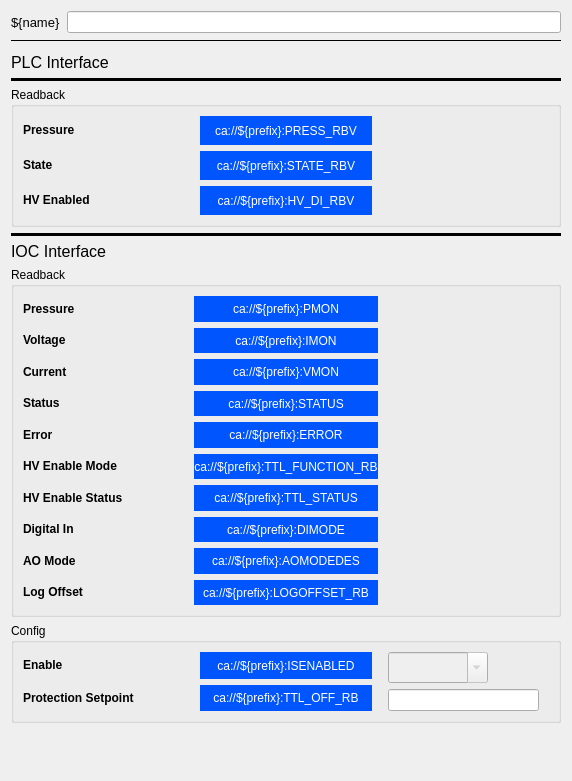
<?xml version="1.0" encoding="UTF-8"?>
<ui version="4.0">
 <class>Form</class>
 <widget class="QWidget" name="Form">
  <property name="geometry">
   <rect>
    <x>0</x>
    <y>0</y>
    <width>572</width>
    <height>781</height>
   </rect>
  </property>
  <property name="sizePolicy">
   <sizepolicy hsizetype="Preferred" vsizetype="Preferred">
    <horstretch>0</horstretch>
    <verstretch>0</verstretch>
   </sizepolicy>
  </property>
  <property name="windowTitle">
   <string>Form</string>
  </property>
  <layout class="QVBoxLayout" name="verticalLayout_4">
   <item>
    <layout class="QHBoxLayout" name="horizontalLayout_2">
     <item>
      <widget class="PyDMLabel" name="PyDMLabel_10">
       <property name="maximumSize">
        <size>
         <width>16777215</width>
         <height>40</height>
        </size>
       </property>
       <property name="font">
        <font>
         <pointsize>10</pointsize>
        </font>
       </property>
       <property name="toolTip">
        <string/>
       </property>
       <property name="text">
        <string>${name}</string>
       </property>
      </widget>
     </item>
     <item>
      <widget class="PyDMLineEdit" name="PyDMLineEdit_2">
       <property name="toolTip">
        <string/>
       </property>
      </widget>
     </item>
    </layout>
   </item>
   <item>
    <widget class="Line" name="line_4">
     <property name="frameShadow">
      <enum>QFrame::Plain</enum>
     </property>
     <property name="lineWidth">
      <number>1</number>
     </property>
     <property name="orientation">
      <enum>Qt::Horizontal</enum>
     </property>
    </widget>
   </item>
   <item>
    <spacer name="verticalSpacer_2">
     <property name="orientation">
      <enum>Qt::Vertical</enum>
     </property>
     <property name="sizeType">
      <enum>QSizePolicy::Fixed</enum>
     </property>
     <property name="sizeHint" stdset="0">
      <size>
       <width>20</width>
       <height>5</height>
      </size>
     </property>
    </spacer>
   </item>
   <item>
    <widget class="PyDMLabel" name="PyDMLabel">
     <property name="maximumSize">
      <size>
       <width>16777215</width>
       <height>40</height>
      </size>
     </property>
     <property name="font">
      <font>
       <pointsize>12</pointsize>
      </font>
     </property>
     <property name="toolTip">
      <string/>
     </property>
     <property name="text">
      <string>PLC Interface</string>
     </property>
    </widget>
   </item>
   <item>
    <widget class="Line" name="line_3">
     <property name="frameShadow">
      <enum>QFrame::Plain</enum>
     </property>
     <property name="lineWidth">
      <number>3</number>
     </property>
     <property name="orientation">
      <enum>Qt::Horizontal</enum>
     </property>
    </widget>
   </item>
   <item>
    <widget class="QGroupBox" name="groupBox">
     <property name="minimumSize">
      <size>
       <width>0</width>
       <height>140</height>
      </size>
     </property>
     <property name="title">
      <string>Readback</string>
     </property>
     <layout class="QVBoxLayout" name="verticalLayout">
      <item>
       <layout class="QHBoxLayout" name="horizontalLayout_4" stretch="1,1,1">
        <item>
         <layout class="QVBoxLayout" name="verticalLayout_11">
          <item>
           <widget class="PyDMLabel" name="PyDMLabel_6">
            <property name="toolTip">
             <string/>
            </property>
            <property name="text">
             <string>&lt;html&gt;&lt;head/&gt;&lt;body&gt;&lt;p&gt;&lt;span style=&quot; font-weight:600;&quot;&gt;Pressure&lt;/span&gt;&lt;/p&gt;&lt;/body&gt;&lt;/html&gt;</string>
            </property>
            <property name="textFormat">
             <enum>Qt::RichText</enum>
            </property>
           </widget>
          </item>
          <item>
           <widget class="PyDMLabel" name="PyDMLabel_7">
            <property name="toolTip">
             <string/>
            </property>
            <property name="text">
             <string>&lt;html&gt;&lt;head/&gt;&lt;body&gt;&lt;p&gt;&lt;span style=&quot; font-weight:600;&quot;&gt;State&lt;/span&gt;&lt;/p&gt;&lt;/body&gt;&lt;/html&gt;</string>
            </property>
            <property name="textFormat">
             <enum>Qt::RichText</enum>
            </property>
           </widget>
          </item>
          <item>
           <widget class="PyDMLabel" name="PyDMLabel_8">
            <property name="toolTip">
             <string/>
            </property>
            <property name="text">
             <string>&lt;html&gt;&lt;head/&gt;&lt;body&gt;&lt;p&gt;&lt;span style=&quot; font-weight:600;&quot;&gt;HV Enabled&lt;/span&gt;&lt;/p&gt;&lt;/body&gt;&lt;/html&gt;</string>
            </property>
            <property name="textFormat">
             <enum>Qt::RichText</enum>
            </property>
           </widget>
          </item>
         </layout>
        </item>
        <item>
         <layout class="QVBoxLayout" name="verticalLayout_12">
          <item>
           <widget class="PyDMLabel" name="PLC_Pressure_2">
            <property name="toolTip">
             <string/>
            </property>
            <property name="styleSheet">
             <string notr="true">background-color: rgb(0, 85, 255);
color: rgb(255, 255, 255);</string>
            </property>
            <property name="text">
             <string>ca://${prefix}:PRESS_RBV</string>
            </property>
            <property name="alignment">
             <set>Qt::AlignCenter</set>
            </property>
            <property name="precisionFromPV">
             <bool>true</bool>
            </property>
            <property name="channel">
             <string>ca://${prefix}:PRESS_RBV</string>
            </property>
            <property name="displayFormat">
             <enum>PyDMLabel::Exponential</enum>
            </property>
           </widget>
          </item>
          <item>
           <widget class="PyDMLabel" name="PLC_State_2">
            <property name="toolTip">
             <string/>
            </property>
            <property name="styleSheet">
             <string notr="true">background-color: rgb(0, 85, 255);
color: rgb(255, 255, 255);</string>
            </property>
            <property name="text">
             <string>ca://${prefix}:STATE_RBV</string>
            </property>
            <property name="alignment">
             <set>Qt::AlignCenter</set>
            </property>
            <property name="channel">
             <string>ca://${prefix}:STATE_RBV</string>
            </property>
           </widget>
          </item>
          <item>
           <widget class="PyDMLabel" name="PLC_HV_DI_2">
            <property name="toolTip">
             <string/>
            </property>
            <property name="styleSheet">
             <string notr="true">background-color: rgb(0, 85, 255);
color: rgb(255, 255, 255);</string>
            </property>
            <property name="text">
             <string>ca://${prefix}:HV_DI_RBV</string>
            </property>
            <property name="alignment">
             <set>Qt::AlignCenter</set>
            </property>
            <property name="channel">
             <string>ca://${prefix}:HV_DI_RBV</string>
            </property>
           </widget>
          </item>
         </layout>
        </item>
        <item>
         <layout class="QVBoxLayout" name="verticalLayout_13">
          <item>
           <widget class="PyDMLabel" name="PyDMLabel_4">
            <property name="toolTip">
             <string/>
            </property>
            <property name="text">
             <string/>
            </property>
            <property name="alignment">
             <set>Qt::AlignCenter</set>
            </property>
           </widget>
          </item>
          <item>
           <widget class="PyDMLabel" name="PyDMLabel_5">
            <property name="toolTip">
             <string/>
            </property>
            <property name="text">
             <string/>
            </property>
            <property name="alignment">
             <set>Qt::AlignCenter</set>
            </property>
           </widget>
          </item>
          <item>
           <widget class="PyDMLabel" name="PyDMLabel_3">
            <property name="toolTip">
             <string/>
            </property>
            <property name="text">
             <string/>
            </property>
            <property name="alignment">
             <set>Qt::AlignCenter</set>
            </property>
           </widget>
          </item>
         </layout>
        </item>
       </layout>
      </item>
     </layout>
    </widget>
   </item>
   <item>
    <widget class="Line" name="line">
     <property name="frameShadow">
      <enum>QFrame::Plain</enum>
     </property>
     <property name="lineWidth">
      <number>3</number>
     </property>
     <property name="orientation">
      <enum>Qt::Horizontal</enum>
     </property>
    </widget>
   </item>
   <item>
    <widget class="PyDMLabel" name="PyDMLabel_2">
     <property name="maximumSize">
      <size>
       <width>16777215</width>
       <height>40</height>
      </size>
     </property>
     <property name="font">
      <font>
       <pointsize>12</pointsize>
      </font>
     </property>
     <property name="toolTip">
      <string/>
     </property>
     <property name="text">
      <string>IOC Interface</string>
     </property>
    </widget>
   </item>
   <item>
    <widget class="QGroupBox" name="groupBox_2">
     <property name="minimumSize">
      <size>
       <width>0</width>
       <height>350</height>
      </size>
     </property>
     <property name="title">
      <string>Readback</string>
     </property>
     <layout class="QVBoxLayout" name="verticalLayout_2">
      <item>
       <layout class="QHBoxLayout" name="horizontalLayout_5" stretch="1,1,1">
        <property name="sizeConstraint">
         <enum>QLayout::SetDefaultConstraint</enum>
        </property>
        <item>
         <layout class="QVBoxLayout" name="verticalLayout_14">
          <item>
           <widget class="PyDMLabel" name="PyDMLabel_12">
            <property name="toolTip">
             <string/>
            </property>
            <property name="text">
             <string>&lt;html&gt;&lt;head/&gt;&lt;body&gt;&lt;p&gt;&lt;span style=&quot; font-weight:600;&quot;&gt;Pressure&lt;/span&gt;&lt;/p&gt;&lt;/body&gt;&lt;/html&gt;</string>
            </property>
            <property name="textFormat">
             <enum>Qt::RichText</enum>
            </property>
           </widget>
          </item>
          <item>
           <widget class="PyDMLabel" name="PyDMLabel_33">
            <property name="toolTip">
             <string/>
            </property>
            <property name="text">
             <string notr="true">&lt;html&gt;&lt;head/&gt;&lt;body&gt;&lt;p&gt;&lt;span style=&quot; font-weight:600;&quot;&gt;Voltage&lt;/span&gt;&lt;/p&gt;&lt;/body&gt;&lt;/html&gt;</string>
            </property>
            <property name="textFormat">
             <enum>Qt::RichText</enum>
            </property>
           </widget>
          </item>
          <item>
           <widget class="PyDMLabel" name="PyDMLabel_34">
            <property name="toolTip">
             <string/>
            </property>
            <property name="text">
             <string>&lt;html&gt;&lt;head/&gt;&lt;body&gt;&lt;p&gt;&lt;span style=&quot; font-weight:600;&quot;&gt;Current&lt;/span&gt;&lt;/p&gt;&lt;/body&gt;&lt;/html&gt;</string>
            </property>
            <property name="textFormat">
             <enum>Qt::RichText</enum>
            </property>
           </widget>
          </item>
          <item>
           <widget class="PyDMLabel" name="PyDMLabel_13">
            <property name="toolTip">
             <string/>
            </property>
            <property name="text">
             <string>&lt;html&gt;&lt;head/&gt;&lt;body&gt;&lt;p&gt;&lt;span style=&quot; font-weight:600;&quot;&gt;Status&lt;/span&gt;&lt;/p&gt;&lt;/body&gt;&lt;/html&gt;</string>
            </property>
            <property name="textFormat">
             <enum>Qt::RichText</enum>
            </property>
           </widget>
          </item>
          <item>
           <widget class="PyDMLabel" name="PyDMLabel_15">
            <property name="toolTip">
             <string/>
            </property>
            <property name="text">
             <string>&lt;html&gt;&lt;head/&gt;&lt;body&gt;&lt;p&gt;&lt;span style=&quot; font-weight:600;&quot;&gt;Error&lt;/span&gt;&lt;/p&gt;&lt;/body&gt;&lt;/html&gt;</string>
            </property>
            <property name="textFormat">
             <enum>Qt::RichText</enum>
            </property>
           </widget>
          </item>
          <item>
           <widget class="PyDMLabel" name="PyDMLabel_47">
            <property name="toolTip">
             <string/>
            </property>
            <property name="text">
             <string>&lt;html&gt;&lt;head/&gt;&lt;body&gt;&lt;p&gt;&lt;span style=&quot; font-weight:600;&quot;&gt;HV Enable Mode&lt;/span&gt;&lt;/p&gt;&lt;/body&gt;&lt;/html&gt;</string>
            </property>
            <property name="textFormat">
             <enum>Qt::RichText</enum>
            </property>
           </widget>
          </item>
          <item>
           <widget class="PyDMLabel" name="PyDMLabel_48">
            <property name="toolTip">
             <string/>
            </property>
            <property name="text">
             <string>&lt;html&gt;&lt;head/&gt;&lt;body&gt;&lt;p&gt;&lt;span style=&quot; font-weight:600;&quot;&gt;HV Enable Status&lt;/span&gt;&lt;/p&gt;&lt;/body&gt;&lt;/html&gt;</string>
            </property>
            <property name="textFormat">
             <enum>Qt::RichText</enum>
            </property>
           </widget>
          </item>
          <item>
           <widget class="PyDMLabel" name="PyDMLabel_49">
            <property name="toolTip">
             <string/>
            </property>
            <property name="text">
             <string>&lt;html&gt;&lt;head/&gt;&lt;body&gt;&lt;p&gt;&lt;span style=&quot; font-weight:600;&quot;&gt;Digital In&lt;/span&gt;&lt;/p&gt;&lt;/body&gt;&lt;/html&gt;</string>
            </property>
            <property name="textFormat">
             <enum>Qt::RichText</enum>
            </property>
           </widget>
          </item>
          <item>
           <widget class="PyDMLabel" name="PyDMLabel_50">
            <property name="toolTip">
             <string/>
            </property>
            <property name="text">
             <string>&lt;html&gt;&lt;head/&gt;&lt;body&gt;&lt;p&gt;&lt;span style=&quot; font-weight:600;&quot;&gt;AO Mode&lt;/span&gt;&lt;/p&gt;&lt;/body&gt;&lt;/html&gt;</string>
            </property>
            <property name="textFormat">
             <enum>Qt::RichText</enum>
            </property>
           </widget>
          </item>
          <item>
           <widget class="PyDMLabel" name="PyDMLabel_35">
            <property name="toolTip">
             <string/>
            </property>
            <property name="text">
             <string>&lt;html&gt;&lt;head/&gt;&lt;body&gt;&lt;p&gt;&lt;span style=&quot; font-weight:600;&quot;&gt;Log Offset&lt;/span&gt;&lt;/p&gt;&lt;/body&gt;&lt;/html&gt;</string>
            </property>
            <property name="textFormat">
             <enum>Qt::RichText</enum>
            </property>
           </widget>
          </item>
         </layout>
        </item>
        <item>
         <layout class="QVBoxLayout" name="verticalLayout_15">
          <item>
           <widget class="PyDMLabel" name="IOC_Pressure_3">
            <property name="toolTip">
             <string/>
            </property>
            <property name="styleSheet">
             <string notr="true">background-color: rgb(0, 85, 255);
color: rgb(255, 255, 255);</string>
            </property>
            <property name="frameShape">
             <enum>QFrame::NoFrame</enum>
            </property>
            <property name="frameShadow">
             <enum>QFrame::Sunken</enum>
            </property>
            <property name="lineWidth">
             <number>1</number>
            </property>
            <property name="midLineWidth">
             <number>1</number>
            </property>
            <property name="text">
             <string>ca://${prefix}:PMON</string>
            </property>
            <property name="alignment">
             <set>Qt::AlignCenter</set>
            </property>
            <property name="channel">
             <string>ca://${prefix}:PMON</string>
            </property>
            <property name="displayFormat">
             <enum>PyDMLabel::Exponential</enum>
            </property>
           </widget>
          </item>
          <item>
           <widget class="PyDMLabel" name="IOC_Current_2">
            <property name="toolTip">
             <string/>
            </property>
            <property name="styleSheet">
             <string notr="true">background-color: rgb(0, 85, 255);
color: rgb(255, 255, 255);</string>
            </property>
            <property name="frameShape">
             <enum>QFrame::NoFrame</enum>
            </property>
            <property name="frameShadow">
             <enum>QFrame::Sunken</enum>
            </property>
            <property name="lineWidth">
             <number>1</number>
            </property>
            <property name="midLineWidth">
             <number>1</number>
            </property>
            <property name="text">
             <string>ca://${prefix}:IMON</string>
            </property>
            <property name="alignment">
             <set>Qt::AlignCenter</set>
            </property>
            <property name="channel">
             <string>ca://${prefix}:IMON</string>
            </property>
            <property name="displayFormat">
             <enum>PyDMLabel::Exponential</enum>
            </property>
           </widget>
          </item>
          <item>
           <widget class="PyDMLabel" name="IOC_Pressure_4">
            <property name="toolTip">
             <string/>
            </property>
            <property name="styleSheet">
             <string notr="true">background-color: rgb(0, 85, 255);
color: rgb(255, 255, 255);</string>
            </property>
            <property name="frameShape">
             <enum>QFrame::NoFrame</enum>
            </property>
            <property name="frameShadow">
             <enum>QFrame::Sunken</enum>
            </property>
            <property name="lineWidth">
             <number>1</number>
            </property>
            <property name="midLineWidth">
             <number>1</number>
            </property>
            <property name="text">
             <string>ca://${prefix}:VMON</string>
            </property>
            <property name="alignment">
             <set>Qt::AlignCenter</set>
            </property>
            <property name="channel">
             <string>ca://${prefix}:VMON</string>
            </property>
            <property name="displayFormat">
             <enum>PyDMLabel::Exponential</enum>
            </property>
           </widget>
          </item>
          <item>
           <widget class="PyDMLabel" name="IOC_Status_2">
            <property name="toolTip">
             <string/>
            </property>
            <property name="styleSheet">
             <string notr="true">background-color: rgb(0, 85, 255);
color: rgb(255, 255, 255);</string>
            </property>
            <property name="text">
             <string>ca://${prefix}:STATUS</string>
            </property>
            <property name="alignment">
             <set>Qt::AlignCenter</set>
            </property>
            <property name="channel">
             <string>ca://${prefix}:STATUS</string>
            </property>
           </widget>
          </item>
          <item>
           <widget class="PyDMLabel" name="IOC_Error_2">
            <property name="toolTip">
             <string/>
            </property>
            <property name="styleSheet">
             <string notr="true">background-color: rgb(0, 85, 255);
color: rgb(255, 255, 255);</string>
            </property>
            <property name="text">
             <string>ca://${prefix}:ERROR</string>
            </property>
            <property name="alignment">
             <set>Qt::AlignCenter</set>
            </property>
            <property name="alarmSensitiveContent">
             <bool>true</bool>
            </property>
            <property name="channel">
             <string>ca://${prefix}:ERROR</string>
            </property>
           </widget>
          </item>
          <item>
           <widget class="PyDMLabel" name="IOC_HV_Status_4">
            <property name="toolTip">
             <string/>
            </property>
            <property name="styleSheet">
             <string notr="true">background-color: rgb(0, 85, 255);
color: rgb(255, 255, 255);</string>
            </property>
            <property name="text">
             <string>ca://${prefix}:TTL_FUNCTION_RB</string>
            </property>
            <property name="alignment">
             <set>Qt::AlignCenter</set>
            </property>
            <property name="channel">
             <string>ca://${prefix}:TTL_FUNCTION_RB</string>
            </property>
           </widget>
          </item>
          <item>
           <widget class="PyDMLabel" name="IOC_HV_Enabled_4">
            <property name="toolTip">
             <string/>
            </property>
            <property name="styleSheet">
             <string notr="true">background-color: rgb(0, 85, 255);
color: rgb(255, 255, 255);</string>
            </property>
            <property name="text">
             <string>ca://${prefix}:TTL_STATUS</string>
            </property>
            <property name="alignment">
             <set>Qt::AlignCenter</set>
            </property>
            <property name="channel">
             <string>ca://${prefix}:TTL_STATUS</string>
            </property>
            <property name="enableRichText">
             <bool>false</bool>
            </property>
            <property name="displayFormat">
             <enum>PyDMLabel::Default</enum>
            </property>
           </widget>
          </item>
          <item>
           <widget class="PyDMLabel" name="IOC_DI_4">
            <property name="toolTip">
             <string>Note: Digital In set to 'Off' means the interlock is driven by the controller acoording to the HV Enable Mode</string>
            </property>
            <property name="styleSheet">
             <string notr="true">background-color: rgb(0, 85, 255);
color: rgb(255, 255, 255);</string>
            </property>
            <property name="text">
             <string>ca://${prefix}:DIMODE</string>
            </property>
            <property name="alignment">
             <set>Qt::AlignCenter</set>
            </property>
            <property name="channel">
             <string>ca://${prefix}:DIMODE</string>
            </property>
            <property name="enableRichText">
             <bool>false</bool>
            </property>
            <property name="displayFormat">
             <enum>PyDMLabel::Default</enum>
            </property>
           </widget>
          </item>
          <item>
           <widget class="PyDMLabel" name="IOC_AO_Mode_5">
            <property name="toolTip">
             <string/>
            </property>
            <property name="styleSheet">
             <string notr="true">background-color: rgb(0, 85, 255);
color: rgb(255, 255, 255);</string>
            </property>
            <property name="text">
             <string>ca://${prefix}:AOMODEDES</string>
            </property>
            <property name="alignment">
             <set>Qt::AlignCenter</set>
            </property>
            <property name="channel">
             <string>ca://${prefix}:AOMODEDES</string>
            </property>
            <property name="displayFormat">
             <enum>PyDMLabel::Default</enum>
            </property>
           </widget>
          </item>
          <item>
           <widget class="PyDMLabel" name="IOC_AO_Mode_6">
            <property name="toolTip">
             <string/>
            </property>
            <property name="styleSheet">
             <string notr="true">background-color: rgb(0, 85, 255);
color: rgb(255, 255, 255);</string>
            </property>
            <property name="text">
             <string>ca://${prefix}:LOGOFFSET_RB</string>
            </property>
            <property name="alignment">
             <set>Qt::AlignCenter</set>
            </property>
            <property name="channel">
             <string>ca://${prefix}:LOGOFFSET_RB</string>
            </property>
            <property name="displayFormat">
             <enum>PyDMLabel::Default</enum>
            </property>
           </widget>
          </item>
         </layout>
        </item>
        <item>
         <layout class="QVBoxLayout" name="verticalLayout_5">
          <property name="leftMargin">
           <number>10</number>
          </property>
          <property name="rightMargin">
           <number>10</number>
          </property>
          <item>
           <widget class="PyDMLabel" name="PyDMLabel_17">
            <property name="maximumSize">
             <size>
              <width>16777215</width>
              <height>76</height>
             </size>
            </property>
            <property name="toolTip">
             <string/>
            </property>
            <property name="text">
             <string/>
            </property>
            <property name="alignment">
             <set>Qt::AlignCenter</set>
            </property>
            <property name="channel">
             <string/>
            </property>
           </widget>
          </item>
          <item>
           <widget class="PyDMLabel" name="PyDMLabel_21">
            <property name="maximumSize">
             <size>
              <width>16777215</width>
              <height>76</height>
             </size>
            </property>
            <property name="toolTip">
             <string/>
            </property>
            <property name="text">
             <string/>
            </property>
            <property name="alignment">
             <set>Qt::AlignCenter</set>
            </property>
            <property name="channel">
             <string/>
            </property>
           </widget>
          </item>
          <item>
           <widget class="PyDMLabel" name="PyDMLabel_51">
            <property name="maximumSize">
             <size>
              <width>16777215</width>
              <height>76</height>
             </size>
            </property>
            <property name="toolTip">
             <string/>
            </property>
            <property name="text">
             <string/>
            </property>
            <property name="alignment">
             <set>Qt::AlignCenter</set>
            </property>
            <property name="channel">
             <string/>
            </property>
           </widget>
          </item>
          <item>
           <widget class="PyDMLabel" name="PyDMLabel_52">
            <property name="maximumSize">
             <size>
              <width>16777215</width>
              <height>76</height>
             </size>
            </property>
            <property name="toolTip">
             <string/>
            </property>
            <property name="text">
             <string/>
            </property>
            <property name="alignment">
             <set>Qt::AlignCenter</set>
            </property>
            <property name="channel">
             <string/>
            </property>
           </widget>
          </item>
          <item>
           <widget class="PyDMLabel" name="PyDMLabel_53">
            <property name="maximumSize">
             <size>
              <width>16777215</width>
              <height>76</height>
             </size>
            </property>
            <property name="toolTip">
             <string/>
            </property>
            <property name="text">
             <string/>
            </property>
            <property name="alignment">
             <set>Qt::AlignCenter</set>
            </property>
            <property name="channel">
             <string/>
            </property>
           </widget>
          </item>
          <item>
           <widget class="PyDMLabel" name="PyDMLabel_54">
            <property name="maximumSize">
             <size>
              <width>16777215</width>
              <height>76</height>
             </size>
            </property>
            <property name="toolTip">
             <string/>
            </property>
            <property name="text">
             <string/>
            </property>
            <property name="alignment">
             <set>Qt::AlignCenter</set>
            </property>
            <property name="channel">
             <string/>
            </property>
           </widget>
          </item>
          <item>
           <widget class="PyDMLabel" name="PyDMLabel_55">
            <property name="maximumSize">
             <size>
              <width>16777215</width>
              <height>76</height>
             </size>
            </property>
            <property name="toolTip">
             <string/>
            </property>
            <property name="text">
             <string/>
            </property>
            <property name="alignment">
             <set>Qt::AlignCenter</set>
            </property>
            <property name="channel">
             <string/>
            </property>
           </widget>
          </item>
          <item>
           <widget class="PyDMLabel" name="PyDMLabel_56">
            <property name="maximumSize">
             <size>
              <width>16777215</width>
              <height>76</height>
             </size>
            </property>
            <property name="toolTip">
             <string/>
            </property>
            <property name="text">
             <string/>
            </property>
            <property name="alignment">
             <set>Qt::AlignCenter</set>
            </property>
            <property name="channel">
             <string/>
            </property>
           </widget>
          </item>
          <item>
           <widget class="PyDMLabel" name="PyDMLabel_57">
            <property name="maximumSize">
             <size>
              <width>16777215</width>
              <height>76</height>
             </size>
            </property>
            <property name="toolTip">
             <string/>
            </property>
            <property name="text">
             <string/>
            </property>
            <property name="alignment">
             <set>Qt::AlignCenter</set>
            </property>
            <property name="channel">
             <string/>
            </property>
           </widget>
          </item>
          <item>
           <widget class="PyDMLabel" name="PyDMLabel_18">
            <property name="maximumSize">
             <size>
              <width>16777215</width>
              <height>76</height>
             </size>
            </property>
            <property name="toolTip">
             <string/>
            </property>
            <property name="text">
             <string/>
            </property>
            <property name="alignment">
             <set>Qt::AlignCenter</set>
            </property>
            <property name="channel">
             <string/>
            </property>
           </widget>
          </item>
         </layout>
        </item>
       </layout>
      </item>
     </layout>
    </widget>
   </item>
   <item>
    <widget class="QGroupBox" name="groupBox_3">
     <property name="minimumSize">
      <size>
       <width>0</width>
       <height>100</height>
      </size>
     </property>
     <property name="title">
      <string>Config</string>
     </property>
     <layout class="QVBoxLayout" name="verticalLayout_3">
      <item>
       <layout class="QHBoxLayout" name="horizontalLayout_6" stretch="1,1,1">
        <property name="sizeConstraint">
         <enum>QLayout::SetDefaultConstraint</enum>
        </property>
        <item>
         <layout class="QVBoxLayout" name="verticalLayout_16">
          <item>
           <widget class="PyDMLabel" name="PyDMLabel_25">
            <property name="toolTip">
             <string/>
            </property>
            <property name="text">
             <string>&lt;html&gt;&lt;head/&gt;&lt;body&gt;&lt;p&gt;&lt;span style=&quot; font-weight:600;&quot;&gt;Enable&lt;/span&gt;&lt;/p&gt;&lt;/body&gt;&lt;/html&gt;</string>
            </property>
            <property name="textFormat">
             <enum>Qt::RichText</enum>
            </property>
           </widget>
          </item>
          <item>
           <widget class="PyDMLabel" name="PyDMLabel_26">
            <property name="toolTip">
             <string/>
            </property>
            <property name="text">
             <string>&lt;html&gt;&lt;head/&gt;&lt;body&gt;&lt;p&gt;&lt;span style=&quot; font-weight:600;&quot;&gt;Protection Setpoint&lt;/span&gt;&lt;/p&gt;&lt;/body&gt;&lt;/html&gt;</string>
            </property>
            <property name="textFormat">
             <enum>Qt::RichText</enum>
            </property>
           </widget>
          </item>
         </layout>
        </item>
        <item>
         <layout class="QVBoxLayout" name="verticalLayout_17">
          <item>
           <widget class="PyDMLabel" name="IOC_Enable_RB_3">
            <property name="toolTip">
             <string/>
            </property>
            <property name="styleSheet">
             <string notr="true">background-color: rgb(0, 85, 255);
color: rgb(255, 255, 255);</string>
            </property>
            <property name="text">
             <string>ca://${prefix}:ISENABLED</string>
            </property>
            <property name="alignment">
             <set>Qt::AlignCenter</set>
            </property>
            <property name="channel">
             <string>ca://${prefix}:ISENABLED</string>
            </property>
           </widget>
          </item>
          <item>
           <widget class="PyDMLabel" name="IOC_Protection_RB_3">
            <property name="toolTip">
             <string/>
            </property>
            <property name="styleSheet">
             <string notr="true">background-color: rgb(0, 85, 255);
color: rgb(255, 255, 255);</string>
            </property>
            <property name="text">
             <string>ca://${prefix}:TTL_OFF_RB</string>
            </property>
            <property name="alignment">
             <set>Qt::AlignCenter</set>
            </property>
            <property name="channel">
             <string>ca://${prefix}:TTL_OFF_RB</string>
            </property>
            <property name="displayFormat">
             <enum>PyDMLabel::Exponential</enum>
            </property>
           </widget>
          </item>
         </layout>
        </item>
        <item>
         <layout class="QVBoxLayout" name="verticalLayout_6">
          <property name="leftMargin">
           <number>10</number>
          </property>
          <property name="rightMargin">
           <number>10</number>
          </property>
          <item>
           <widget class="PyDMEnumComboBox" name="IOC_Enable_3">
            <property name="enabled">
             <bool>false</bool>
            </property>
            <property name="sizePolicy">
             <sizepolicy hsizetype="Preferred" vsizetype="Minimum">
              <horstretch>0</horstretch>
              <verstretch>0</verstretch>
             </sizepolicy>
            </property>
            <property name="maximumSize">
             <size>
              <width>100</width>
              <height>100</height>
             </size>
            </property>
            <property name="toolTip">
             <string/>
            </property>
            <property name="layoutDirection">
             <enum>Qt::LeftToRight</enum>
            </property>
            <property name="editable">
             <bool>true</bool>
            </property>
            <property name="insertPolicy">
             <enum>QComboBox::InsertAtBottom</enum>
            </property>
            <property name="channel">
             <string>ca://${prefix}:STATEDES</string>
            </property>
           </widget>
          </item>
          <item>
           <widget class="PyDMLineEdit" name="IOC_Protection_SP_3">
            <property name="toolTip">
             <string/>
            </property>
            <property name="channel">
             <string>ca://${prefix}:TTL_OFF_SP</string>
            </property>
            <property name="displayFormat">
             <enum>PyDMLineEdit::Exponential</enum>
            </property>
           </widget>
          </item>
         </layout>
        </item>
       </layout>
      </item>
     </layout>
    </widget>
   </item>
   <item>
    <spacer name="verticalSpacer">
     <property name="orientation">
      <enum>Qt::Vertical</enum>
     </property>
     <property name="sizeHint" stdset="0">
      <size>
       <width>20</width>
       <height>40</height>
      </size>
     </property>
    </spacer>
   </item>
  </layout>
 </widget>
 <customwidgets>
  <customwidget>
   <class>PyDMLabel</class>
   <extends>QLabel</extends>
   <header>pydm.widgets.label</header>
  </customwidget>
  <customwidget>
   <class>PyDMEnumComboBox</class>
   <extends>QComboBox</extends>
   <header>pydm.widgets.enum_combo_box</header>
  </customwidget>
  <customwidget>
   <class>PyDMLineEdit</class>
   <extends>QLineEdit</extends>
   <header>pydm.widgets.line_edit</header>
  </customwidget>
 </customwidgets>
 <resources/>
 <connections/>
</ui>
